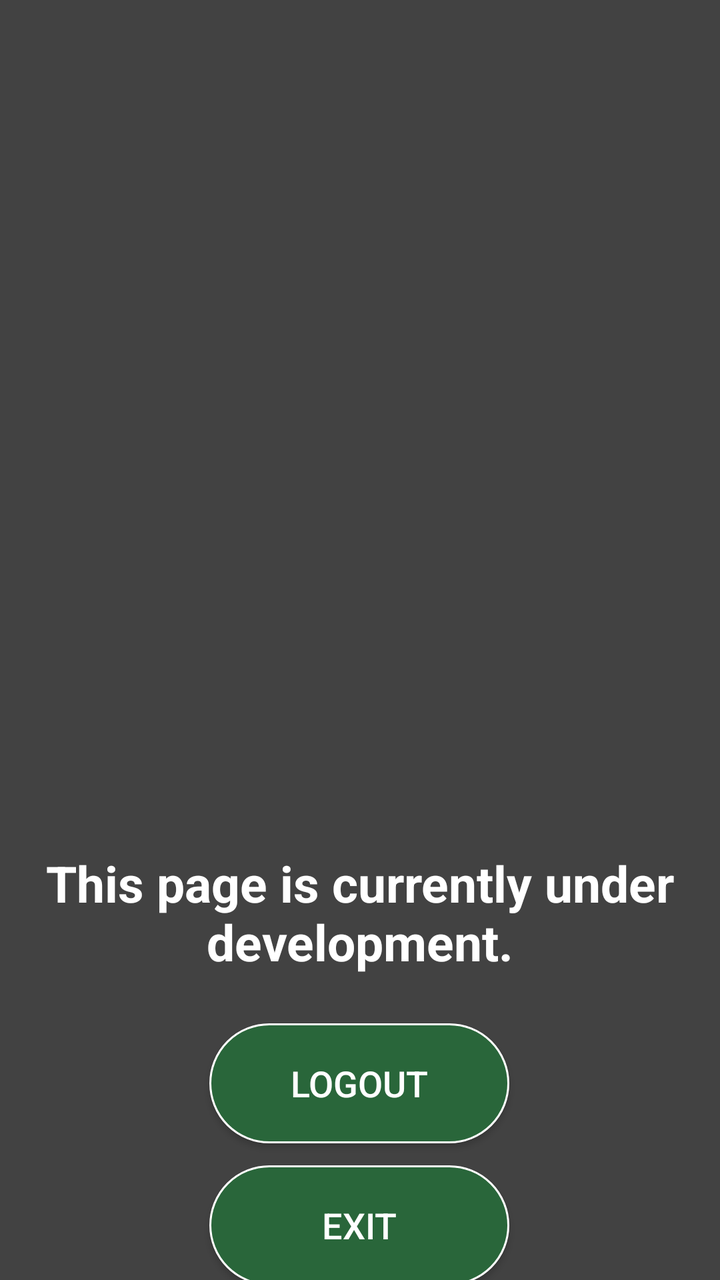
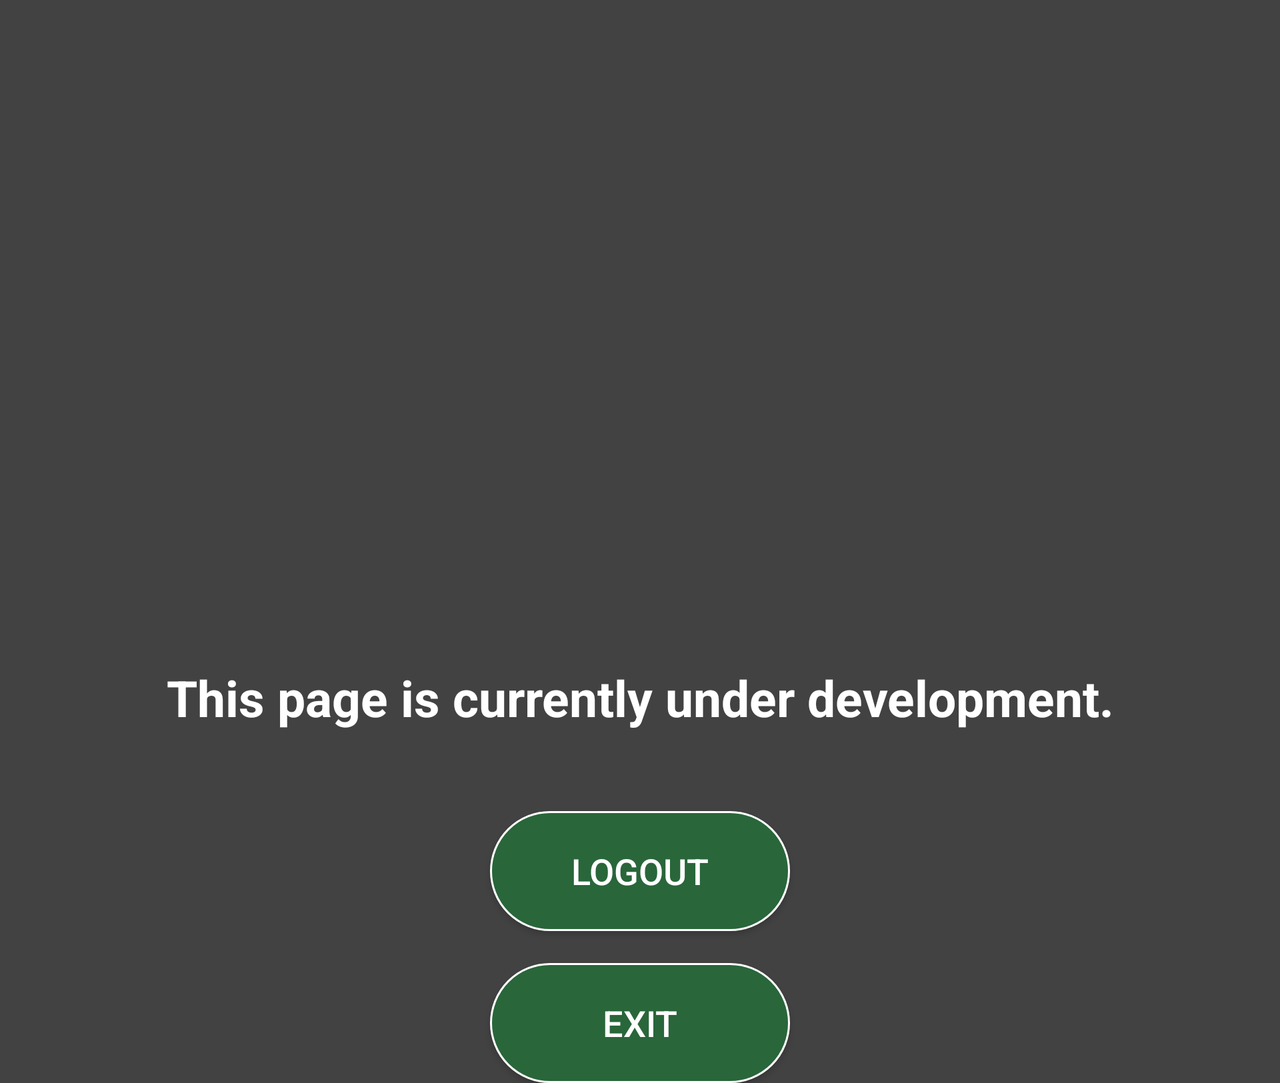

An Android layout and its configuration variant, each rendered on a device that would load it. The default file and the variant file are quoted in full after the pictures.
<!-- AndroidManifest.xml: application theme Theme.MyApplication -->
<!-- res/layout/activity_football_page.xml -->
<?xml version="1.0" encoding="utf-8"?>
<androidx.constraintlayout.widget.ConstraintLayout xmlns:android="http://schemas.android.com/apk/res/android"
    xmlns:app="http://schemas.android.com/apk/res-auto"
    xmlns:tools="http://schemas.android.com/tools"
    android:id="@+id/main"
    android:layout_width="match_parent"
    android:layout_height="match_parent"
    android:background="#424242"
    tools:context=".FootballPageActivity">

    <androidx.recyclerview.widget.RecyclerView
        android:id="@+id/recyclerView"
        android:layout_width="match_parent"
        android:layout_height="match_parent"
        android:scrollbars="vertical"

        />


    <ImageView
        android:id="@+id/imageView"
        android:layout_width="300dp"
        android:layout_height="300dp"
        android:contentDescription="@string/construction_sign"
        android:src="@drawable/construction_sign"
        app:layout_constraintBottom_toBottomOf="parent"
        app:layout_constraintEnd_toEndOf="parent"
        app:layout_constraintHorizontal_bias="0.495"
        app:layout_constraintStart_toStartOf="parent"
        app:layout_constraintTop_toTopOf="parent"
        app:layout_constraintVertical_bias="0.32" />

    <TextView
        android:id="@+id/textView"
        android:layout_width="match_parent"
        android:layout_height="wrap_content"
        android:gravity="center"
        android:padding="16dp"
        android:text="@string/this_page_is_currently_under_development"
        android:textColor="#FFFFFF"
        android:textSize="25sp"
        android:textStyle="bold"
        app:layout_constraintBottom_toBottomOf="parent"
        app:layout_constraintEnd_toEndOf="parent"
        app:layout_constraintHorizontal_bias="0.0"
        app:layout_constraintStart_toStartOf="parent"
        app:layout_constraintTop_toBottomOf="@+id/imageView"
        app:layout_constraintVertical_bias="0.0" />

    <androidx.appcompat.widget.AppCompatButton
        android:id="@+id/logoutButton"
        android:layout_width="150dp"
        android:layout_height="60dp"
        android:background="@drawable/btn_green"
        android:gravity="center"
        android:onClick="logout"
        android:padding="10dp"
        android:text="@string/logout"
        android:textColor="#FFFFFF"
        android:textSize="18sp"
        app:layout_constraintBottom_toBottomOf="parent"
        app:layout_constraintEnd_toEndOf="parent"
        app:layout_constraintHorizontal_bias="0.498"
        app:layout_constraintStart_toStartOf="parent"
        app:layout_constraintTop_toBottomOf="@+id/textView"
        app:layout_constraintVertical_bias="0.106"
        tools:ignore="OnClick" />

    <androidx.appcompat.widget.AppCompatButton
        android:id="@+id/exitButton"
        android:layout_marginBottom="40dp"
        android:layout_marginTop="16dp"
        android:layout_width="150dp"
        android:layout_height="60dp"
        android:background="@drawable/btn_green"
        android:gravity="center"
        android:onClick="exit"
        android:padding="10dp"
        android:text="@string/exit"
        android:textColor="#FFFFFF"
        android:textSize="18sp"
        app:layout_constraintBottom_toBottomOf="parent"
        app:layout_constraintEnd_toEndOf="parent"
        app:layout_constraintHorizontal_bias="0.498"
        app:layout_constraintStart_toStartOf="parent"
        app:layout_constraintTop_toBottomOf="@+id/logoutButton"
        app:layout_constraintVertical_bias="0.106"
        tools:ignore="OnClick" />

</androidx.constraintlayout.widget.ConstraintLayout>
<!-- resources referenced by this layout -->
<resources>
  <!-- drawable btn_green (drawable) -->
  <?xml version="1.0" encoding="utf-8"?>
  <shape xmlns:android="http://schemas.android.com/apk/res/android"
      android:shape="rectangle">
  
      <corners android:radius="30dp" />
      <solid android:color="#29663A" />
      <stroke android:width="1dp" android:color="#FFFFFF" />
  
  </shape>
  <string name="construction_sign">Construction Sign</string>
  <string name="exit">Exit</string>
  <string name="logout">Logout</string>
  <string name="this_page_is_currently_under_development">This page is currently under development.</string>
  <style name="Theme.MyApplication" parent="Base.Theme.MyApplication" />
  <style name="Base.Theme.MyApplication" parent="Theme.Material3.DayNight.NoActionBar">
          <item name="colorPrimary">@color/my_light_primary</item>
      </style>
</resources>
<!-- res/layout-land/activity_football_page.xml (the repository's variant of the layout above) -->
<!-- drawn on the phone turned sideways -->
<?xml version="1.0" encoding="utf-8"?>
<ScrollView xmlns:android="http://schemas.android.com/apk/res/android"
    xmlns:app="http://schemas.android.com/apk/res-auto"
    xmlns:tools="http://schemas.android.com/tools"
    android:layout_width="match_parent"
    android:layout_height="match_parent"
    android:fillViewport="true"
    android:background="#424242"
    tools:context=".FootballPageActivity">

    <androidx.constraintlayout.widget.ConstraintLayout
        android:id="@+id/main"
        android:layout_width="match_parent"
        android:layout_height="wrap_content">

        <ImageView
            android:id="@+id/imageView"
            android:layout_width="300dp"
            android:layout_height="300dp"
            android:contentDescription="@string/construction_sign"
            android:src="@drawable/construction_sign"
            app:layout_constraintBottom_toTopOf="@+id/textView"
            app:layout_constraintEnd_toEndOf="parent"
            app:layout_constraintStart_toStartOf="parent"
            app:layout_constraintTop_toTopOf="parent"
            app:layout_constraintVertical_bias="0.32" />

        <TextView
            android:id="@+id/textView"
            android:layout_width="match_parent"
            android:layout_height="wrap_content"
            android:gravity="center"
            android:padding="16dp"
            android:text="@string/this_page_is_currently_under_development"
            android:textColor="#FFFFFF"
            android:textSize="25sp"
            android:textStyle="bold"
            app:layout_constraintTop_toBottomOf="@id/imageView"
            app:layout_constraintStart_toStartOf="parent"
            app:layout_constraintEnd_toEndOf="parent"
            android:layout_marginTop="16dp" />

        <androidx.appcompat.widget.AppCompatButton
            android:id="@+id/logoutButton"
            android:layout_width="150dp"
            android:layout_height="60dp"
            android:background="@drawable/btn_green"
            android:gravity="center"
            android:onClick="logout"
            android:padding="10dp"
            android:text="@string/logout"
            android:textColor="#FFFFFF"
            android:textSize="18sp"
            app:layout_constraintTop_toBottomOf="@+id/textView"
            app:layout_constraintStart_toStartOf="parent"
            app:layout_constraintEnd_toEndOf="parent"
            android:layout_marginTop="24dp" />

        <androidx.appcompat.widget.AppCompatButton
            android:id="@+id/exitButton"
            android:layout_width="150dp"
            android:layout_height="60dp"

            android:background="@drawable/btn_green"
            android:gravity="center"
            android:onClick="exit"
            android:padding="10dp"
            android:text="@string/exit"
            android:textColor="#FFFFFF"
            android:textSize="18sp"
            app:layout_constraintTop_toBottomOf="@+id/logoutButton"
            app:layout_constraintStart_toStartOf="parent"
            app:layout_constraintEnd_toEndOf="parent"
            android:layout_marginTop="16dp"
            android:layout_marginBottom="40dp" />

    </androidx.constraintlayout.widget.ConstraintLayout>
</ScrollView>
